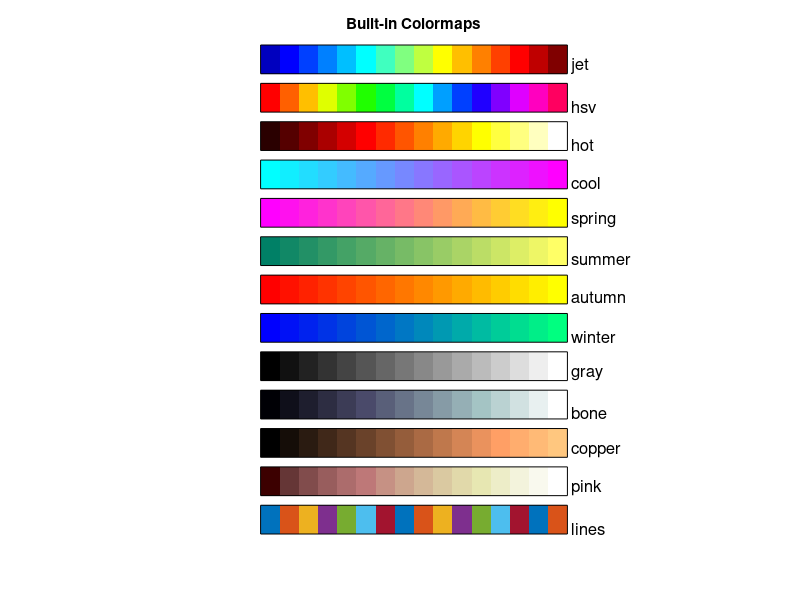

The MATLAB source for this figure:
%%
% This is an example of creating a chart of built-in colormaps in MATLAB&#174;.
% 
% Read about the <http://www.mathworks.com/help/matlab/ref/colormap.html |colormap|> function in the MATLAB documentation.
%
% For more examples, go to <http://www.mathworks.com/discovery/gallery.html MATLAB Plot Gallery>
%
% Copyright 2012-2014 The MathWorks, Inc.

% Define built-in colormaps
maps = {};
if exist('parula', 'file')
    maps = {'parula'};
end
maps = [maps 'jet', 'hsv', 'hot', 'cool', 'spring', 'summer', 'autumn', ...
    'winter', 'gray', 'bone', 'copper', 'pink', 'lines'];

% Number of color levels to create
nLevels = 16;

figure

% X data points for color patches
xData = [linspace(0, 15, nLevels); linspace(1, 16, nLevels); ...
    linspace(1, 16, nLevels); linspace(0, 15, nLevels)];

% Create each color bar
for iMap = 1:length(maps)
    offset = 2*(length(maps) - iMap);
    yData = [zeros(2, nLevels); 1.5*ones(2, nLevels)] + offset;
    
    % Construct appropriate colormap.
    cData = feval(maps{iMap}, nLevels);
    
    % Display colormap chart
    patch('XData', xData, 'YData', yData, ...
        'EdgeColor', 'none', ...
        'FaceColor', 'flat', ...
        'FaceVertexCData', cData)
    rectangle('Position', [0, offset, 16, 1.5], ...
        'Curvature', [0 0])
    text(16, offset, sprintf(' %s', maps{iMap}), ...
        'VerticalAlignment', 'bottom', ...
        'FontSize', 12)
end

axis equal off
title('Built-in Colormaps')
